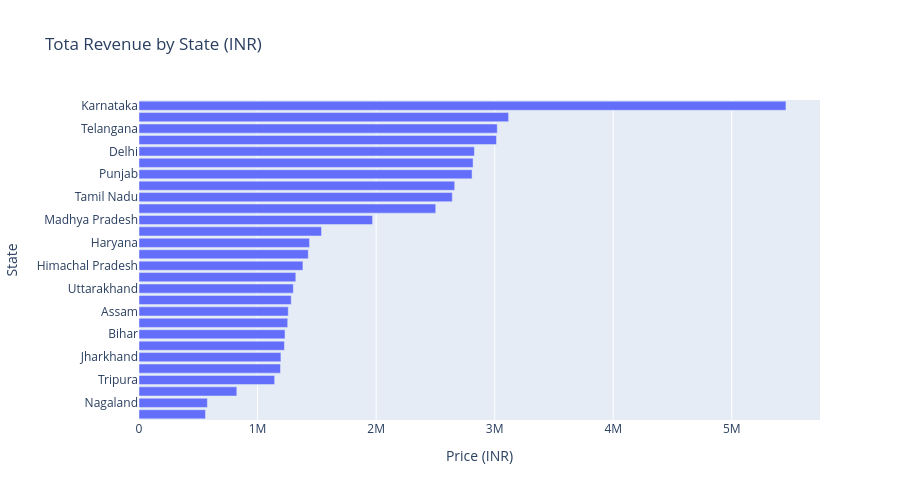

This figure's notebook cell:
### Markdown cell above
### Sales by States

### Code cell
Figure = px.bar(
    df.groupby("State", as_index = False)["Price (INR)"].sum()
    .sort_values("Price (INR)", ascending = False),
    x = "Price (INR)",
    y = "State",
    orientation = "h",
    title = "Tota Revenue by State (INR)"
)

Figure.update_layout( height = 500,yaxis = dict(autorange = "reversed"))
Figure.show()

### Figure 1 — Plotly figure (JSON) as saved in the notebook; plotly's stock layout.template omitted (floating-point values rounded to 4 significant figures)
{"data": [{"hovertemplate": "Price (INR)=%{x}<br>State=%{y}<extra></extra>", "legendgroup": "", "marker": {"color": "#636efa", "pattern": {"shape": ""}}, "name": "", "orientation": "h", "showlegend": false, "textposition": "auto", "type": "bar", "x": [5457000.0, 3117000.0, 3022000.0, 3016000.0, 2829000.0, 2818000.0, 2809000.0, 2663000.0, 2643000.0, 2503000.0, 1970000.0, 1539000.0, 1438000.0, 1428000.0, 1383000.0, 1323000.0, 1302000.0, 1284000.0, 1259000.0, 1254000.0, 1232000.0, 1227000.0, 1197000.0, 1194000.0, 1144000.0, 824900.0, 576800.0, 561000.0], "xaxis": "x", "y": ["Karnataka", "Uttar Pradesh", "Telangana", "Maharashtra", "Delhi", "Gujarat", "Punjab", "West Bengal", "Tamil Nadu", "Rajasthan", "Madhya Pradesh", "Goa", "Haryana", "Meghalaya", "Himachal Pradesh", "Jammu and Kashmir", "Uttarakhand", "Kerala", "Assam", "Manipur", "Bihar", "Chhattisgarh", "Jharkhand", "Odisha", "Tripura", "Mizoram", "Nagaland", "Sikkim"], "yaxis": "y"}], "layout": {"barmode": "relative", "height": 500, "legend": {"tracegroupgap": 0}, "title": {"text": "Tota Revenue by State (INR)"}, "xaxis": {"anchor": "y", "domain": [0, 1], "title": {"text": "Price (INR)"}}, "yaxis": {"anchor": "x", "autorange": "reversed", "domain": [0, 1], "title": {"text": "State"}}}}
